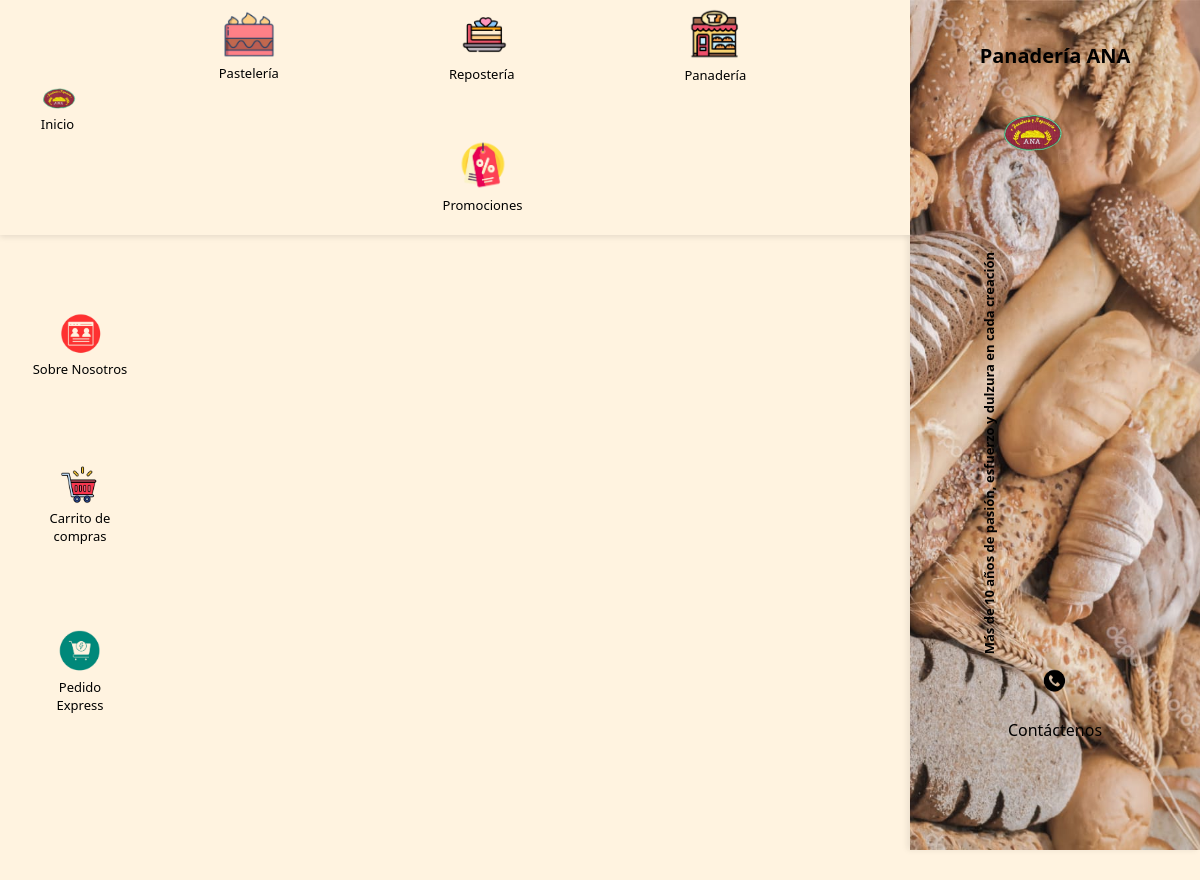
The app's page /app/views/panaderia.php, older data.
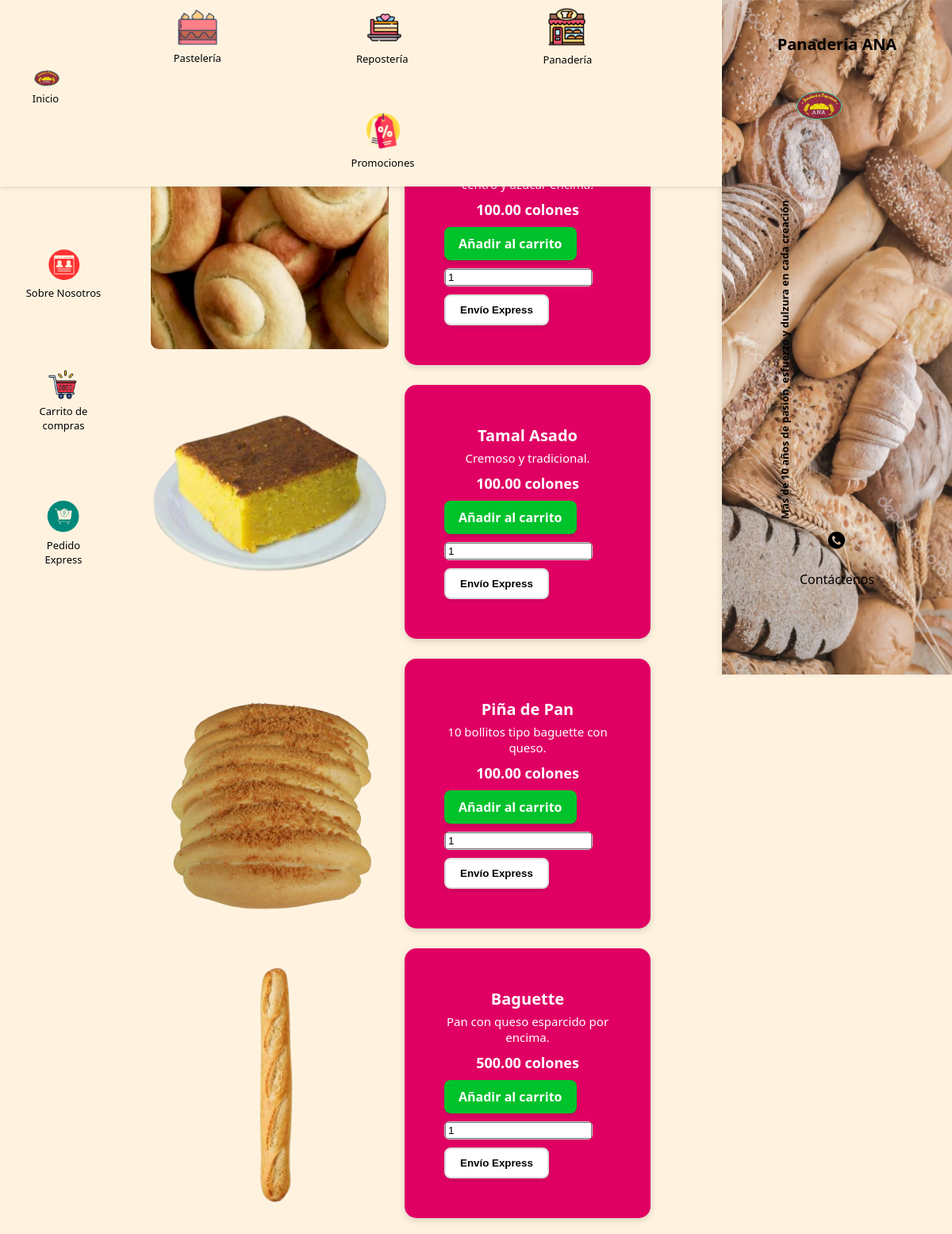
The same page, newer data.
### tables this page shows
CREATE TABLE productos (
    id INT AUTO_INCREMENT PRIMARY KEY,
    nombre VARCHAR(100) NOT NULL,
    descripcion TEXT,
    precio DECIMAL(10,2) NOT NULL,
    imagen VARCHAR(255),
    categoria ENUM('Panadería','Repostería','Pastelería','Promoción') NOT NULL,
    existencia INT DEFAULT 0
);

### config/database.php (called while the page is built, shortened)
<?php
function getPDOConnection() {
    try {
        $dsn = "mysql:host=" . DB_HOST . ";dbname=" . DB_NAME . ";charset=" . DB_CHARSET;
        $options = [
            PDO::ATTR_ERRMODE => PDO::ERRMODE_EXCEPTION,
            PDO::ATTR_DEFAULT_FETCH_MODE => PDO::FETCH_ASSOC,
            PDO::ATTR_EMULATE_PREPARES => false
        ];
        return new PDO($dsn, DB_USER, DB_PASS, $options);
    } catch (PDOException $e) {
        echo "❌ Error de conexión: " . $e->getMessage();
        die();
    }
}

### app/controllers/PanaderiaController.php (called while the page is built)
<?php
require_once __DIR__ . '/../models/ProductoModel.php';
class PanaderiaController {
    private $model;
    public function __construct() {
        $this->model = new ProductoModel();
    }
    public function mostrarPanaderia() {
        return $this->model->obtenerPorCategoria("Panadería");
    }
}

### app/models/ProductoModel.php (called while the page is built, shortened)
<?php
require_once __DIR__ . '/../../config/database.php';
class ProductoModel
{
    private $db;
    public function __construct() {
        $this->db = getPDOConnection();
    }
    public function obtenerPorCategoria($categoria) {
        $sql = "SELECT * FROM productos WHERE categoria = ?";
        $query = $this->db->prepare($sql);
        $query->execute([$categoria]);
        return $query->fetchAll();
    }
}

### app/views/panaderia.php (the view, shortened to what this page needs)
<?php
require_once __DIR__ . '/../controllers/PanaderiaController.php';
$controller = new PanaderiaController();
$productos = $controller->mostrarPanaderia();
?>
<!DOCTYPE html>
<html lang="es">
<head>
    <link rel="stylesheet" href="../../publics/css/stylesPanaderia.css">
</head>
<body class="catalogo-body">
    <header class="top-menu">
        <a href="../../index.php">
            <div class="icon-item">
                <img src="../../publics/img/logo_registro.png" alt="Perfil" width="80">
                <p>Inicio</p>
            </div>
        </a>
        <div class="top-icons">
            <a href="pasteleria.php">
                <div class="icon-item">
                    <img src="../../publics/img/pasteleria.png" alt="Pasteleria">
                    <p>Pastelería</p>
                </div>
            </a>
            <a href="reposteria.php">
                <div class="icon-item">
                    <img src="../../publics/img/reposteria.png" alt="Repostería">
                    <p>Repostería</p>
                </div>
            </a>
            <a href="panaderia.php">
                <div class="icon-item">
                    <img src="../../publics/img/panderia.png" alt="Panadería">
                    <p>Panadería</p>
                </div>
            </a>
            <a href="promociones.php">
                <div class="icon-item">
                    <img src="../../publics/img/promociones.png" alt="Promociones">
                    <p>Promociones</p>
                </div>
            </a>
        </div>
    </header>
    <main class="catalogo-layout">
        <aside class="side-bar">
            <a href="recetas.php">
                <div class="side-item">
                    <p>Recetas<br>con Amor</p>
                </div>
            </a>
            <a href="sobreNosotros.php">
                <div class="side-item">
                    <img src="../../publics/img/sobreNosotros.png" alt="Sobre Nosotros">
                    <p>Sobre Nosotros</p>
                </div>
            </a>
            <a href="carrito.php">
                <div class="side-item">
                    <img src="../../publics/img/carrito.png" alt="Carrito">
                    <p>Carrito de<br>compras</p>
                </div>
            </a>
            <a href="express.php">
                <div class="side-item">
                    <img src="../../publics/img/express.png" alt="Express">
                    <p>Pedido<br>Express</p>
                </div>
            </a>
        </aside>
        <section class="catalogo-container">
            <?php if (!empty($productos)): ?>
                <?php foreach ($productos as $p): ?>
                    <div class="fila-producto">
                        <img src="../../<?= $p['imagen']; ?>"
                             alt="<?= $p['nombre']; ?>"
                             class="img-producto">
                        <div class="producto-card">
                            <h3><?= $p['nombre']; ?></h3>
                            <p><?= $p['descripcion']; ?></p>
                            <div class="precio">
                                <?= number_format($p['precio'], 2); ?> colones
                            </div>
                            <div class="acciones">
                                <a href="carrito.php?accion=agregar&id=<?= $p['id']; ?>"
                                   class="btn-agregar">
                                   Añadir al carrito
                                </a>
                                <div class="cantidad">
                                    <input type="number" min="1" value="1" class="cantidad-input">
                                </div>
                                <button class="btn-express">Envío Express</button>
                            </div>
                        </div>
                    </div>
                <?php endforeach; ?>
            <?php else: ?>
                <p class="no-productos">No hay productos disponibles en esta categoría.</p>
            <?php endif; ?>
        </section>
        <aside class="right-panel">
            <div class="right-overlay">
                <h2>Panadería ANA</h2>
                <a href="../../index.php">
                    <img src="../../publics/img/logo.png" class="logo-right" alt="Logo ANA">
                </a>
                <p class="texto-vertical">
                    Más de 10 años de pasión, esfuerzo y dulzura en cada creación
                </p>
                <div class="contacto">
                    <img src="../../publics/img/contactenos.png" alt="Contacto">
                    <p>Contáctenos</p>
                </div>
            </div>
        </aside>
    </main>
</body>
</html>

### publics/css/stylesPanaderia.css (style rules this page uses)
body { margin: 0; font-family: 'Segoe UI', Arial, sans-serif; background-color: #fff3e0; color: #000; }
.top-menu { width: calc(100% - 350px); background-color: #fff3e0; display: flex; align-items: center; justify-content: space-between; padding: 8px 30px; box-shadow: 0 2px 6px rgba(0, 0, 0, 0.1); position: fixed; top: 0; left: 0; z-index: 20; }
.top-icons { display: flex; gap: 40px; align-items: center; justify-content: center; flex-wrap: wrap; }
.icon-item { text-align: center; margin-right: 130px; }
.icon-item img { width: 55px; display: block; margin: 0 auto; }
.icon-item p { font-size: 13px; margin-top: 5px; }
.catalogo-layout { margin-top: 100px; display: flex; justify-content: space-between; align-items: flex-start; background-color: #fff3e0; }
.side-bar { position: fixed; top: 70px; left: 0; height: calc(100vh - 70px); width: 160px; background-color: #fff3e0; display: flex; flex-direction: column; align-items: center; gap: 25px; padding-top: 50px; }
.side-item { margin-bottom: 60px; }
.side-item img { width: 45px; display: block; margin: 0 auto; background-color: #fff3e0; }
.side-item p { font-size: 13px; text-align: center; margin-top: 5px; }
.catalogo-container { flex: 1; display: flex; flex-direction: column; gap: 25px; padding: 20px 30px; margin-right: 350px; }
.fila-producto { display: inline-flex; align-items: center; gap: 20px; }
.img-producto { width: 300px; height: 300px; object-fit: fill; border-radius: 10px; }
.producto-card { background: #e00064; border-radius: 15px; padding: 50px; color: #fff; box-shadow: 0 3px 8px rgba(0, 0, 0, 0.15); flex: 2; text-align: center; }
.producto-card h3 { margin: 0; font-size: 20px; }
.producto-card p { margin: 5px 0 10px 0; font-size: 15px; }
.precio { font-weight: bold; font-size: 18px; margin-bottom: 10px; }
.acciones { display: flex; align-items: center; gap: 10px; flex-wrap: wrap; }
.btn-agregar { background-color: #00c22b; color: white; font-weight: 600; border: none; border-radius: 8px; padding: 10px 18px; cursor: pointer; display: inline-flex; align-items: center; gap: 6px; transition: all 0.3s ease; box-shadow: 0 3px 5px rgba(0,0,0,0.15); }
.btn-express { background-color: white; color: #000; font-weight: 600; border: 2px solid #ddd; border-radius: 8px; padding: 10px 18px; cursor: pointer; display: inline-flex; align-items: center; gap: 6px; transition: all 0.3s ease; box-shadow: 0 3px 5px rgba(0,0,0,0.1); }
.cantidad { display: flex; align-items: center; border: 1px solid #ccc; border-radius: 6px; background: white; color: black; }
.right-panel { position: fixed; top: 0; right: 0; width: 270px; height: 100vh; background-image: url("../img/fondoVertical.png"); background-size: cover; background-position: center; background-repeat: no-repeat; display: flex; flex-direction: column; align-items: center; justify-content: space-between; padding: 25px 10px; box-shadow: -3px 0 6px rgba(0, 0, 0, 0.08); z-index: 10; }
.right-panel h2 { color: #000; font-size: 20px; margin-bottom: 10px; z-index: 2; }
.logo-right { width: 100px; margin: 10px 0; z-index: 2; }
.texto-vertical { writing-mode: vertical-rl; transform: rotate(180deg); font-weight: bold; color: #000; margin: 15px 0; font-size: 13px; z-index: 2; }
.contacto { text-align: center; z-index: 2; }
.contacto img { width: 25px; margin-bottom: 5px; }
.side-bar, .top-icons { position: sticky; top: 0; background-color: #fff3e0; z-index: 5; }
a { text-decoration: none; color: inherit; }

Row changes from the older to the newer data that the page shows:
added productos: imagen (picture), precio "100.00"
added productos: imagen (picture), nombre "Tamal Asado", descripcion "Cremoso y tradicional.", precio "100.00"
added productos: imagen (picture), nombre "Piña de Pan", descripcion "10 bollitos tipo baguette con queso.", precio "100.00"
added productos: imagen (picture), nombre "Baguette", descripcion "Pan con queso esparcido por encima.", precio "500.00"
